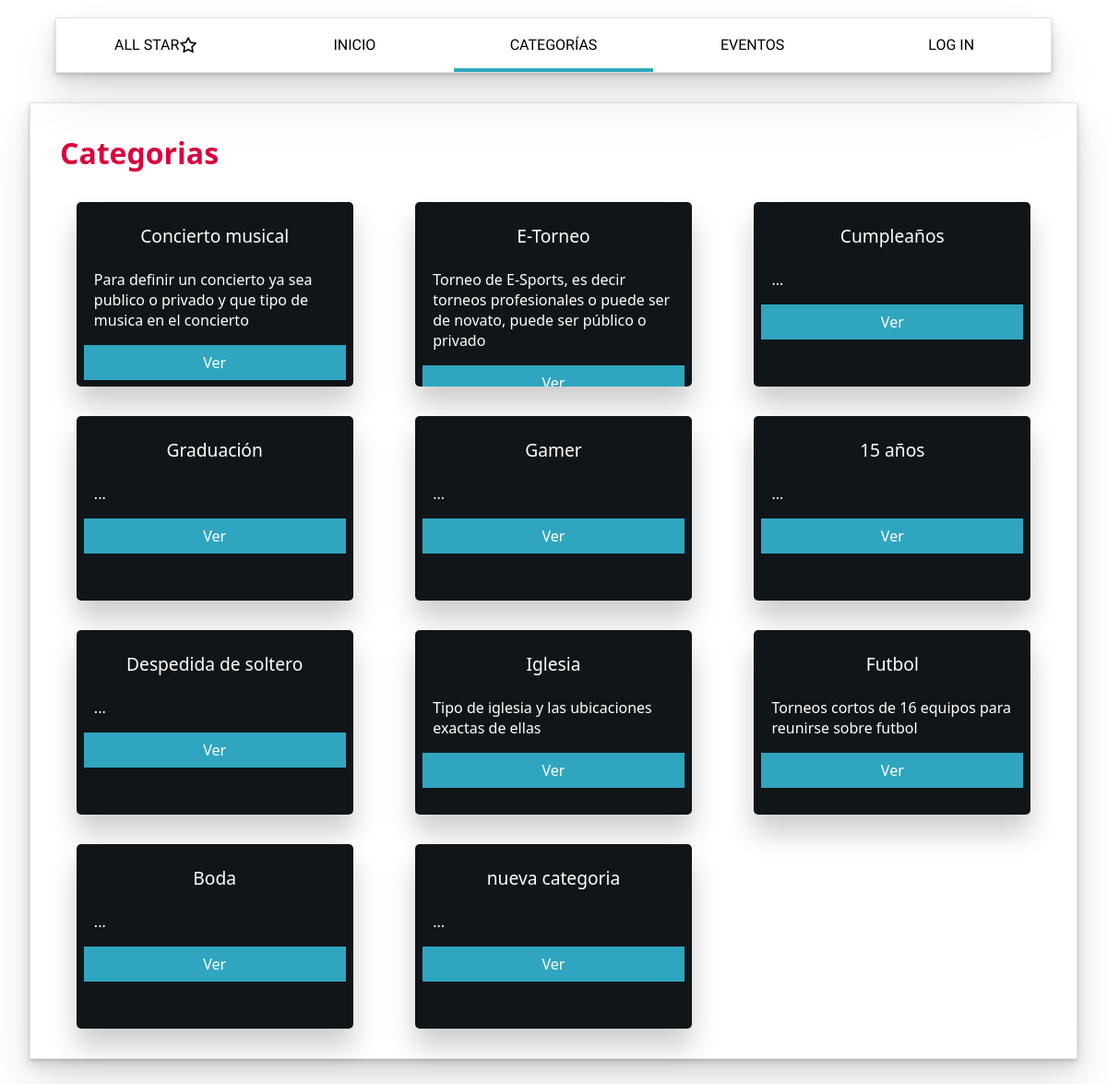
Before: /categoria/index.php with the older database file.
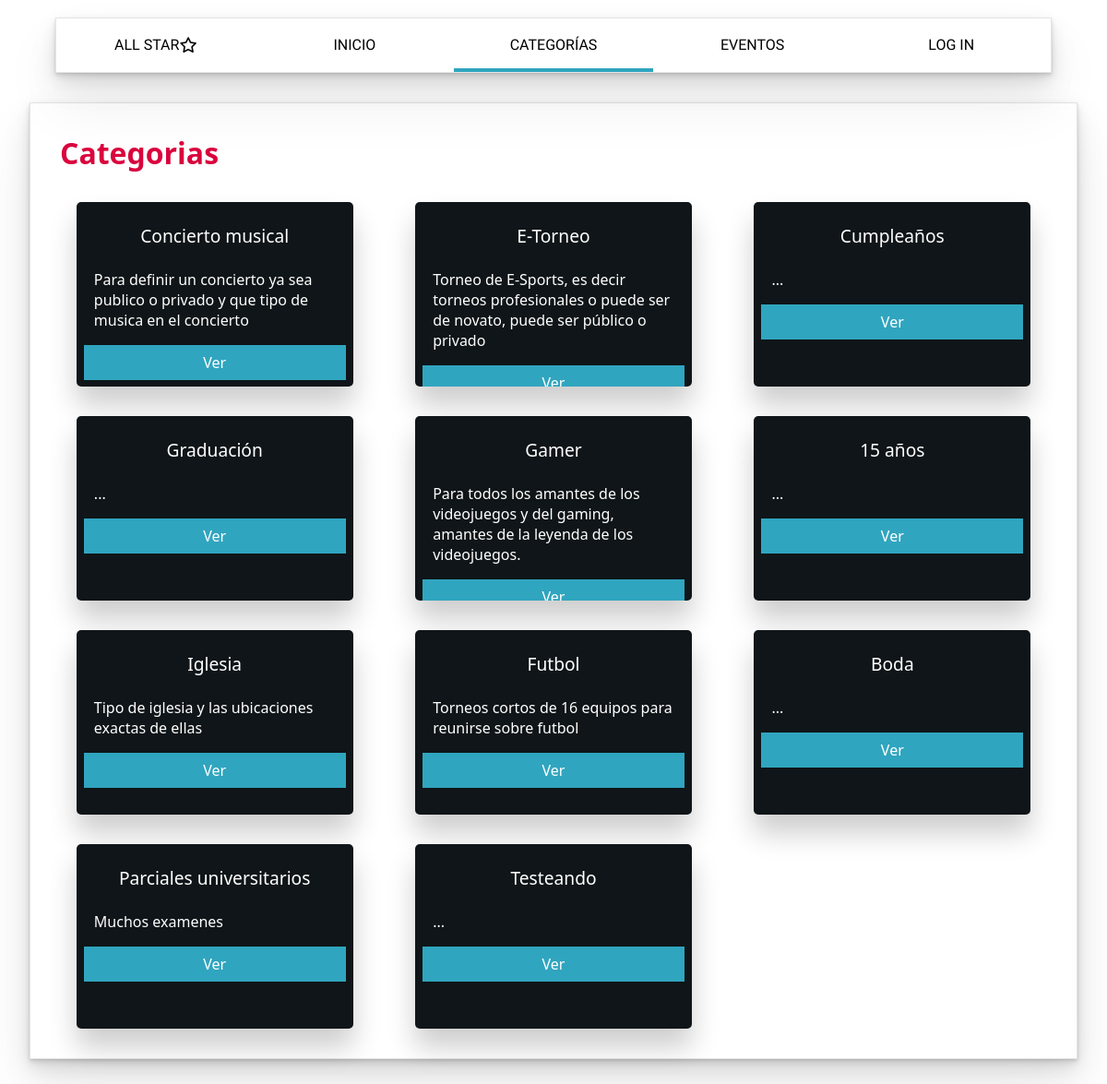
After: the same page with the newer database file.
### tables this page shows
CREATE TABLE IF NOT EXISTS `categoria` (
  `idCategoria` int(11) NOT NULL AUTO_INCREMENT,
  `Titulo` varchar(50) NOT NULL,
  `Descripcion` text NOT NULL,
  PRIMARY KEY (`idCategoria`)
);

### controlador/queryCategoria.php (called while the page is built, shortened)
<?php
class QueryEvento{
    public function getCate(){
        $model = new Conection();
        $connection  = $model->_getConection();
        $sql = "SELECT * FROM categoria";
        $sentencia= $connection->prepare($sql);
        if(!$sentencia){
            return null;
        }else{
            $sentencia->execute();
            $resultado = $sentencia->fetchAll(PDO::FETCH_ASSOC);
            return $resultado;
        }
    }
}
?>

### modelo/categCard_generator.php (the view, shortened to what this page needs)
<?php
    class eventCard{
        public function CreateCard($titulo, $descripcion,$idCategoria, $rol){
            $opciones = "";
            $card = <<<AOD
            <div class="category">
                <img src="../imgs/bg-category.jpg" alt="">
                    <div class="titulo-e">
                        <div class="t">
                            $titulo
                        </div>
                        <div class="info">
                          <p>$descripcion</p>
                          <div class="titulo-a">
                            $opciones
                            <a class="celeste" href='../evento/index.php?idCategoria=$idCategoria''>Ver</a>
                          </div>
                        </div>
                    </div>
            </div>
           AOD;
            echo  $card ;
        }
    }
?>

### categoria/index.php (shortened to what this page needs)
<?php
require_once('../controlador/queryCategoria.php');
require_once('../vista/menu_vista.php');
require_once('../modelo/categCard_generator.php');
$rol = getRolSession();
$query = new QueryEvento();
$menu = new HTMLMENU(1, $rol);
$cardG = new eventCard();
$body = $query-> getCate();
$eventos = $query-> getCate();
?>
<!DOCTYPE html>
<html lang="en">
<head>
    <link rel="stylesheet" href="../css/menu.style.css">
    <link rel="stylesheet" href="css/dashboard.css">
    <link rel="stylesheet" href="../css/icomoon/style.css">
    <link rel="stylesheet" href="css/style.categoria.css">
</head>
<body>
    <?php $menu->createMenu(); ?>
    <div class="div-contenido">
        <div class="contenedor-abuelo">
            <div class="contenedor-header">
                <div class="contenedor-titulo">
                    <h1>Categorias</h1>
                </div>
            </div>
            <div class="contenedor-card">
<?php
if(!($eventos == null)){
    foreach($eventos as $fila => $evento){
        $cardG->CreateCard($evento['Titulo'], $evento['Descripcion'], $evento['idCategoria'], $rol);
    }
}
?>
            </div>
        </div>
    </div>
</body>
</html>

### vista/menu_vista.php (shortened to what this page needs)
<?php
    class HTMLMENU{
        private $menuClass = 0;
        private $opciones = array("INICIO", "CATEGORÍAS", "EVENTOS", "", "", "LOG IN");
        private $links = array(
            "../dashboard/index.php",
            "../categoria/index.php",
            "../evento/index.php",
            "../usuarios/index.php",
            "",
            "../login/login.php"
        );
        private $line_width = 25;
        private $countItems = "";
        public function __construct($typeMenu, $session = 'u'){
            switch($typeMenu){
                case 1:
                    $this->menuClass = "start-" . $this->countItems . "eventos";
                break;
            }
        }
        public function createMenu(){
            $items = "";
            foreach($this->opciones as $key => $opcion){
                if( $opcion != "" ){
                    $items .= <<<DFM
                    <a href='{$this->links[$key]}' class='menu-item' id='item-{$this->countItems}{$key}'>{$opcion}</a>\n
                    DFM;
                }
            }
            $header =<<<AAA
<header>
    <nav>
        <div class='titulo'>ALL STAR <span class='icon-star'></span></div>
        <div id='menu'>
            {$items}
            <div id='line' class='{$this->menuClass}' style="width:{$this->line_width}%;">
            </div>
        </div>
    </nav>
</header>
<script src='../js/menuscript.js'></script>
AAA;
            echo $header;
        }
    }
?>

Changed rows visible on the page:
removed categoria: Titulo "Despedida de soltero", Descripcion "..."
removed categoria: Titulo "nueva categoria", Descripcion "..."
changed categoria "Gamer": Descripcion "..." → "Para todos los amantes de los videojuegos y del gaming, amantes de la leyenda de los videojuegos."
added categoria: Titulo "Parciales universitarios", Descripcion "Muchos examenes"
added categoria: Titulo "Testeando", Descripcion "..."
